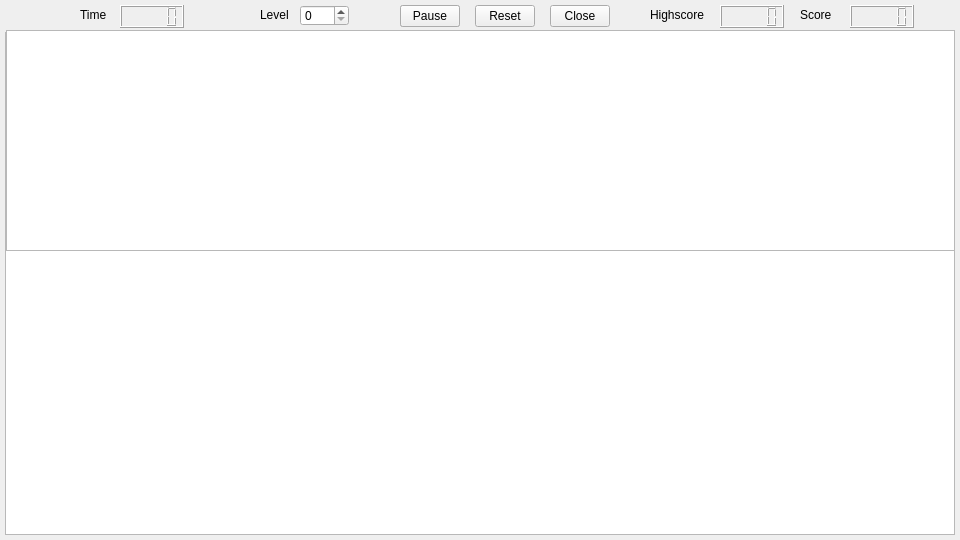
<?xml version="1.0" encoding="UTF-8"?>
<ui version="4.0">
 <class>MainWindow</class>
 <widget class="QMainWindow" name="MainWindow">
  <property name="geometry">
   <rect>
    <x>0</x>
    <y>0</y>
    <width>960</width>
    <height>540</height>
   </rect>
  </property>
  <property name="minimumSize">
   <size>
    <width>960</width>
    <height>540</height>
   </size>
  </property>
  <property name="maximumSize">
   <size>
    <width>960</width>
    <height>540</height>
   </size>
  </property>
  <property name="windowTitle">
   <string>Snake 2</string>
  </property>
  <widget class="QWidget" name="centralwidget">
   <property name="minimumSize">
    <size>
     <width>960</width>
     <height>540</height>
    </size>
   </property>
   <property name="maximumSize">
    <size>
     <width>960</width>
     <height>540</height>
    </size>
   </property>
   <widget class="QPushButton" name="playButton">
    <property name="geometry">
     <rect>
      <x>400</x>
      <y>5</y>
      <width>60</width>
      <height>22</height>
     </rect>
    </property>
    <property name="text">
     <string>Play</string>
    </property>
   </widget>
   <widget class="QGraphicsView" name="graphicsView">
    <property name="geometry">
     <rect>
      <x>5</x>
      <y>32</y>
      <width>950</width>
      <height>503</height>
     </rect>
    </property>
    <property name="minimumSize">
     <size>
      <width>950</width>
      <height>503</height>
     </size>
    </property>
    <property name="maximumSize">
     <size>
      <width>950</width>
      <height>503</height>
     </size>
    </property>
   </widget>
   <widget class="QTextEdit" name="winOrLoseText">
    <property name="geometry">
     <rect>
      <x>6</x>
      <y>30</y>
      <width>949</width>
      <height>221</height>
     </rect>
    </property>
    <property name="font">
     <font>
      <family>Cantarell</family>
      <pointsize>50</pointsize>
      <weight>75</weight>
      <bold>true</bold>
      <strikeout>false</strikeout>
      <kerning>true</kerning>
     </font>
    </property>
    <property name="cursor" stdset="0">
     <cursorShape>ArrowCursor</cursorShape>
    </property>
    <property name="layoutDirection">
     <enum>Qt::RightToLeft</enum>
    </property>
   </widget>
   <widget class="QPushButton" name="resetButton">
    <property name="geometry">
     <rect>
      <x>475</x>
      <y>5</y>
      <width>60</width>
      <height>22</height>
     </rect>
    </property>
    <property name="text">
     <string>Reset</string>
    </property>
   </widget>
   <widget class="QPushButton" name="closeButton">
    <property name="geometry">
     <rect>
      <x>550</x>
      <y>5</y>
      <width>60</width>
      <height>22</height>
     </rect>
    </property>
    <property name="text">
     <string>Close</string>
    </property>
   </widget>
   <widget class="QLCDNumber" name="lcdNumberSec">
    <property name="geometry">
     <rect>
      <x>120</x>
      <y>5</y>
      <width>64</width>
      <height>23</height>
     </rect>
    </property>
   </widget>
   <widget class="QLabel" name="timeText">
    <property name="geometry">
     <rect>
      <x>80</x>
      <y>5</y>
      <width>31</width>
      <height>20</height>
     </rect>
    </property>
    <property name="text">
     <string>Time</string>
    </property>
   </widget>
   <widget class="QLCDNumber" name="lcdNumberScore">
    <property name="geometry">
     <rect>
      <x>850</x>
      <y>5</y>
      <width>64</width>
      <height>23</height>
     </rect>
    </property>
   </widget>
   <widget class="QLabel" name="scoreText">
    <property name="geometry">
     <rect>
      <x>800</x>
      <y>5</y>
      <width>41</width>
      <height>20</height>
     </rect>
    </property>
    <property name="text">
     <string>Score</string>
    </property>
   </widget>
   <widget class="QLCDNumber" name="lcdNumberHighscore">
    <property name="geometry">
     <rect>
      <x>720</x>
      <y>5</y>
      <width>64</width>
      <height>23</height>
     </rect>
    </property>
   </widget>
   <widget class="QLabel" name="HighscoreText">
    <property name="geometry">
     <rect>
      <x>650</x>
      <y>5</y>
      <width>71</width>
      <height>20</height>
     </rect>
    </property>
    <property name="text">
     <string>Highscore</string>
    </property>
   </widget>
   <widget class="QSpinBox" name="levelSelecter">
    <property name="geometry">
     <rect>
      <x>300</x>
      <y>5</y>
      <width>49</width>
      <height>21</height>
     </rect>
    </property>
   </widget>
   <widget class="QLabel" name="levelText">
    <property name="geometry">
     <rect>
      <x>260</x>
      <y>5</y>
      <width>41</width>
      <height>20</height>
     </rect>
    </property>
    <property name="text">
     <string>Level</string>
    </property>
   </widget>
   <widget class="QPushButton" name="pauseButton">
    <property name="geometry">
     <rect>
      <x>400</x>
      <y>5</y>
      <width>60</width>
      <height>22</height>
     </rect>
    </property>
    <property name="text">
     <string>Pause</string>
    </property>
   </widget>
  </widget>
 </widget>
 <resources/>
 <connections>
  <connection>
   <sender>closeButton</sender>
   <signal>clicked()</signal>
   <receiver>MainWindow</receiver>
   <slot>close()</slot>
   <hints>
    <hint type="sourcelabel">
     <x>654</x>
     <y>15</y>
    </hint>
    <hint type="destinationlabel">
     <x>479</x>
     <y>269</y>
    </hint>
   </hints>
  </connection>
 </connections>
</ui>
